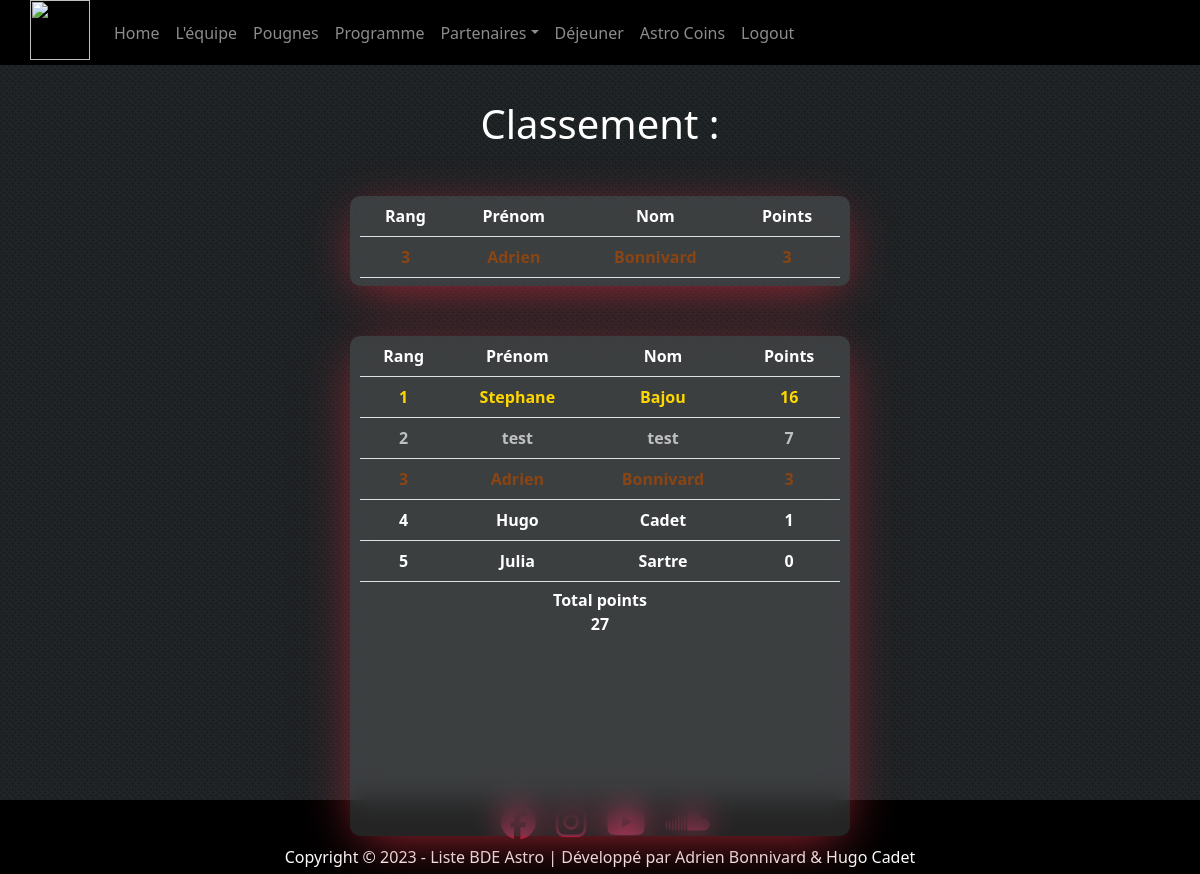
The app's page /astro-coins/ (signed in), older data.
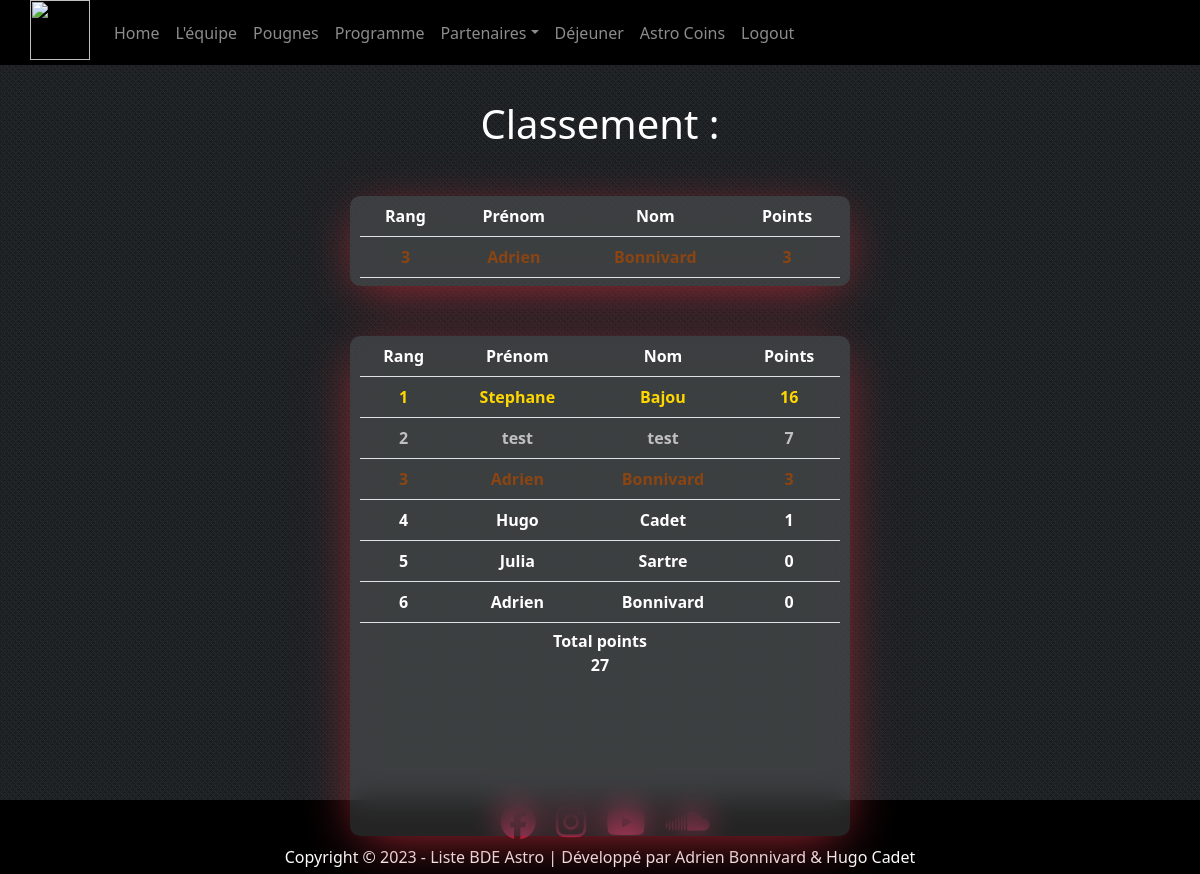
The same page, newer data.
### astrocoins/models.py (models this page shows)
class Classement(models.Model):
    prenom = models.CharField(max_length=25)
    nom = models.CharField(max_length=25)
    email = models.EmailField(max_length=40)
    points = models.IntegerField()
    rang = models.IntegerField(default=0)

### bde/views.py (the view)
# urls.py: path('astro-coins/', astrocoins, name='astrocoins'),
@login_required
def astrocoins(request):
    classements = Classement.objects.all().order_by('-points')
    user_email = request.user.email
    i=1
    context = {}
    somme = 0
    for classement in classements:
        classement.rang = i
        classement.save()
        somme += classement.points
        i+=1
    for classement in classements:
        if classement.email == user_email:
            user_auth = classement
            context['user_auth'] = user_auth
            context['classements'] = classements
            break
        else:
            context['classements'] = classements
    context['total']=somme
    return render(request, 'bde/astrocoins.html', context)

### bde/templates/bde/astrocoins.html (shortened to what this page needs)
<!DOCTYPE html>
{% load static %}
<html lang="en">
<head>
    <link rel="stylesheet" href="{% static 'css/astrocoins.css' %}">
    <link href="https://cdn.jsdelivr.net/npm/bootstrap@5.0.2/dist/css/bootstrap.min.css" rel="stylesheet">
</head>
<body>
    {% include 'bde/navbarlogout.html' %}
    <section id="main">
        <div class="above">
            <h1>Classement :    </h1>
            <div class="tableau">
            <div class="inttab1">
                <table id="table2" class="table">
                    <tr>
                        <th>Rang</th>
                        <th>Prénom</th>
                        <th>Nom</th>
                        <th>Points</th>
                    </tr>
                        {% if user_auth.rang == 1 %}
                            <tr>
                            <th class="first">{{user_auth.rang}}</th>
                            <th class="first">{{user_auth.prenom}}</th>
                            <th class="first">{{user_auth.nom}}</th>
                            <th class="first">{{user_auth.points}}</th>
                                </tr>
                        {% elif user_auth.rang == 3 %}
                            <tr>
                            <th class="third">{{user_auth.rang}}</th>
                            <th class="third">{{user_auth.prenom}}</th>
                            <th class="third">{{user_auth.nom}}</th>
                            <th class="third">{{user_auth.points}}</th>
                            </tr>
                        {% endif %}
                </table>
            </div>
            <div class="inttab2">
                <table id="table2" class="table">
                    <tr>
                        <th>Rang</th>
                        <th>Prénom</th>
                        <th>Nom</th>
                        <th>Points</th>
                    </tr>
                    {% for classement in classements %}
                        {% if classement.rang == 1 %}
                            <tr>
                            <th class="first">{{classement.rang}}</th>
                            <th class="first">{{classement.prenom}}</th>
                            <th class="first">{{classement.nom}}</th>
                            <th class="first">{{classement.points}}</th>
                                </tr>
                        {% elif classement.rang == 2 %}
                            <tr>
                            <th class="second">{{classement.rang}}</th>
                            <th class="second">{{classement.prenom}}</th>
                            <th class="second">{{classement.nom}}</th>
                            <th class="second">{{classement.points}}</th>
                            </tr>
                        {% elif classement.rang == 3 %}
                            <tr>
                            <th class="third">{{classement.rang}}</th>
                            <th class="third">{{classement.prenom}}</th>
                            <th class="third">{{classement.nom}}</th>
                            <th class="third">{{classement.points}}</th>
                            </tr>
                        {% else %}
                            <tr>
                                <th>{{classement.rang}}</th>
                                <th>{{classement.prenom}}</th>
                                <th>{{classement.nom}}</th>
                                <th>{{classement.points}}</th>
                            </tr>
                        {% endif %}
                    {% endfor %}
                </table>
            <table>
                <div id="total">
                    <tr>
                        <th>Total points</th>
                    </tr>
                    <tr>
                        <th>{{total}}</th>
                    </tr>
                </div>
                </table>
            </div>
        </div>
    </section>
    <footer>
        <div class="parentIcon">
            <a href="https://www.facebook.com/profile.php?id=100087748087188" target="_blank" rel="noopener noreferrer"><i class="fa-brands fa-facebook"></i></a>
            <a href="https://www.instagram.com/astro_2023_/" target="_blank" rel="noopener noreferrer"><i class="fa-brands fa-instagram"></i></a>
            <a href="https://www.youtube.com/@astro-listebde2023" target="_blank" rel="noopener noreferrer"><i class="fa-brands fa-youtube"></i></a>
            <a href="https://soundcloud.com/astro-864752583" target="_blank" rel="noopener noreferrer"><i class="fa-brands fa-soundcloud"></i></a>
        </div>
        <div class="copy">
            <p>Copyright © 2023 - Liste BDE Astro | Développé par Adrien Bonnivard & Hugo Cadet</p>
        </div>
    </footer>
</body>
</html>

### bde/templates/bde/navbarlogout.html (shortened to what this page needs)
{% load static %}
<header>
    <nav class="navbar fixed-top navbar-expand-lg navbar-dark" style="background-color:black ; padding: 0 ">
        <div class="container" style="padding-left: 0">
        <a href="../" class="navbar-brand mb-0 h1" style="padding: 0 ; justify-content: left">
            <img src="{% static "img/astro.png" %}" style="height: 60px ; width: 60px  ; width: 60px ; margin-bottom: 5px " >
        </a>
        <div class="collapse navbar-collapse" id="navbarNav">
            <ul class="navbar-nav">
                <li class="nav-item">
                    <a href="../" class="nav-link" style="transition: all .4s;">
                        Home
                    </a>
                </li>
                <li class="nav-item">
                    <a href="../lequipe/" class="nav-link" style="transition: all .4s;">
                        L'équipe
                    </a>
                </li>
                <li class="nav-item">
                    <a href="../pougnes/" class="nav-link" style="transition: all .4s;">
                        Pougnes
                    </a>
                </li>
                <li class="nav-item">
                    <a href="../programme/" class="nav-link" style="transition: all .4s;">
                        Programme
                    </a>
                </li>
                <li class="nav-item dropdown" style=" position: relative " >
                    <a class="nav-link dropdown-toggle" href="../devenir-partenaire/" id="navbarDropdownMenuLink" role="button" data-toggle="dropdown" aria-haspopup="true" aria-expanded="true">Partenaires</a>
                </li>
                <li class="nav-item">
                    <a href="../dejeuner/" class="nav-link" style="transition: all .4s;">
                        Déjeuner
                    </a>
                </li>
                <li class="nav-item">
                    <a href="../astro-coins/" class="nav-link" style="transition: all .4s;">
                        Astro Coins
                    </a>
                </li>
                <li class="nav-item">
                    <a href="{% url 'accounts:logout' %}" class="nav-link" style="transition: all .4s;">
                        Logout
                    </a>
                </li>
            </ul>
        </div>
        </div>
    </nav>
</header>

### bde/static/css/astrocoins.css (style rules this page uses)
* { margin: 0; padding: 0; outline: 0; border: 0; border-spacing: 0; box-sizing: border-box; }
#main { height: 100vh; max-width: 100%; background-image: url("../img/cross-stripes-1920x1080.png"); }
.above { height: 100vh; z-index: -99; }
.above h1 { color: white; transform: translateY(100px); text-align: center; }
.tableau { color: white; position: relative; z-index: 10; transform: translateY(180px); }
.inttab1 { margin: 0 auto; margin-top: -40px; padding: 10px; height: 90px; width: 500px; border-radius: 10px; margin-bottom: 50px; -webkit-backdrop-filter: blur(15px); backdrop-filter: blur(15px); background-color: rgba(182, 182, 182, 0.2); box-shadow: 0px 10px 50px -10px #a92a37; }
.inttab2 { margin: 0 auto; border-radius: 10px; padding: 10px; height: 500px; width: 500px; overflow: auto; -webkit-backdrop-filter: blur(15px); backdrop-filter: blur(15px); background-color: rgba(182, 182, 182, 0.2); box-shadow: 0px 10px 50px -10px #a92a37; }
table, .table2 { margin-top: -10px; width: 100%; padding: 5px; }
tr { padding: 8px; text-align: center; }
th { color: white; text-align: center; }
#total { text-align: center; transform: translateX(200px); }
.first { color: gold; }
.second { color: silver; }
.third { color:saddlebrown; }
.parentIcon { display: flex; height: 45px; align-items: center; justify-content: center; flex-direction: row; text-align: center; width: 100%; background-color: black; }
.parentIcon a { text-align: center; transform: translateX(5px); padding: 0 10px 0px 10px; color: #a51840; font-size: 35px; transition: all .4s; }
.copy { height: 5vh; display: flex; height: 29px; background-color: black; color: white; align-items: center; justify-content: center; flex-direction: column; text-align: center; }
.copy p { margin-bottom: 0; padding-bottom: 5px; }

### bde/templates/bde/navbarlogout.html (style rules this page uses)
.container img { transition: 0.4s; }

Row changes from the older to the newer data that the page shows:
added Classement: rang "6", prenom "Adrien", nom "Bonnivard", points "0"
